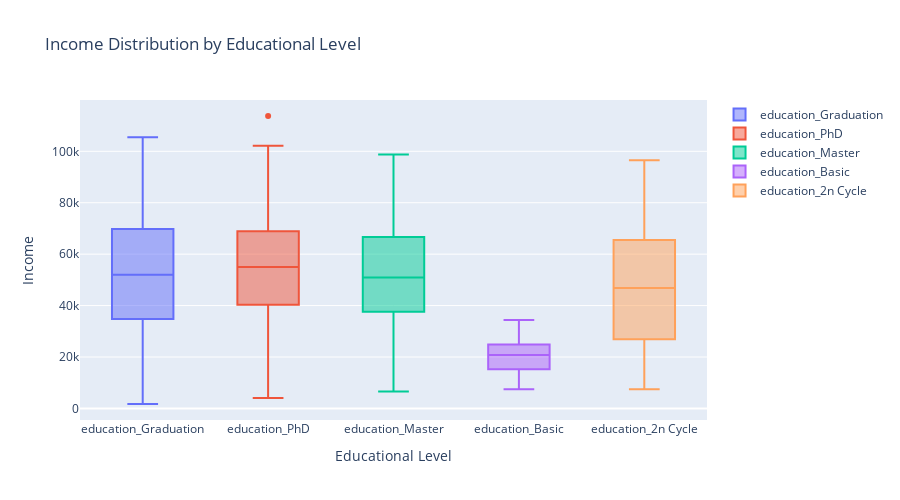

Notebook source saved alongside this figure:
### Code cell
fig = go.Figure()

for educational_status in market_data['education'].unique():
  subset = market_data[market_data['education'] == educational_status]
  fig.add_trace(go.Box(y=subset['Income'],
                       name=education_idx2label[educational_status]))

fig.update_layout(title='Income Distribution by Educational Level',
                  yaxis_title='Income',
                  xaxis_title='Educational Level',
                  width=WIDTH_PLOTLY, height=HEIGHT_PLOTLY)

fig.show()

### Figure 1 — Plotly figure (JSON) as saved in the notebook; plotly's stock layout.template omitted (floating-point values rounded to 4 significant figures; data arrays with more than 128 entries replaced by an {"elided": "..."} marker saying what was removed)
{"data": [{"name": "education_Graduation", "type": "box", "y": {"elided": "1113 int values"}}, {"name": "education_PhD", "type": "box", "y": {"elided": "476 int values"}}, {"name": "education_Master", "type": "box", "y": {"elided": "364 int values"}}, {"name": "education_Basic", "type": "box", "y": [7500, 24594, 9548, 28249, 24882, 24480, 27190, 24279, 30801, 18978, 25965, 21063, 13084, 17487, 20425, 26868, 25443, 14906, 15038, 22634, 16581, 14421, 23724, 15056, 8940, 25707, 7500, 26997, 18393, 24367, 17256, 22634, 13724, 24594, 15862, 9722, 18746, 23529, 28389, 16014, 28249, 20194, 24882, 34445, 22123, 22390, 14188, 20425, 16005, 15253, 26487, 25224, 16185, 14918]}, {"name": "education_2n Cycle", "type": "box", "y": {"elided": "198 int values"}}], "layout": {"height": 500, "title": {"text": "Income Distribution by Educational Level"}, "width": 900, "xaxis": {"title": {"text": "Educational Level"}}, "yaxis": {"title": {"text": "Income"}}}}
